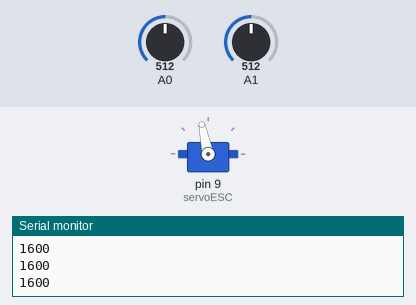
Recording of a sketch running on a simulated Arduino Uno, built with avr-gcc and run on an emulated ATmega328P. Shown: servo, the last lines printed to the serial monitor. The inputs (shaded band) are chosen by the test bench; at power-on: A0 = 512, A1 = 512.

Above: at 11.2 s.
11.3 s: A0 set to 900
At 13.8 s:
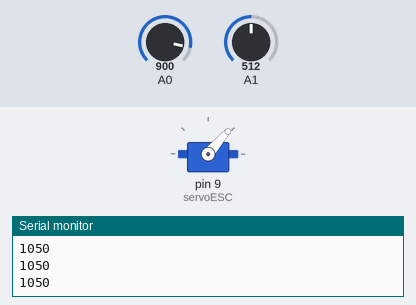
14.8 s: A0 set to 1023
At 16.6 s:
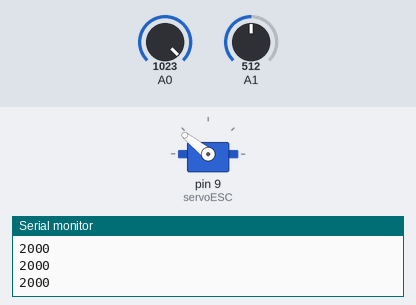
23.3 s: A1 set to 716
30.3 s: A1 set to 511
Timing chart, 0 to 34.8 s (numbered marks = the images above; inputs shaded):
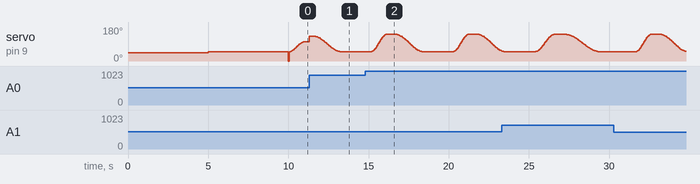

The sketch:

screwcompr.ino
```cpp
/*
 3D printed screw compressor

 Controlling the ESC from the screw compressor to work as a ventilator by
 using two potentiometers - one for speed and one for the time interval.

 last modified 02.04.2020
 by Mlekusch Philipp
*/

//######################################################################################
//#################### change parameters if you need to ################################
//######################################################################################

// percentages of the sequences, multiplied by 100 to get a better resolution
// sum should be 10000 = 100%

const int percRampUp = 2000;      // Ramp Up time in percents of one cycle
const int percHighFlow = 1000;    // time span at high RPMs (breath in)
const int percRampDown = 3500;    // Ramp Down time in percent of one cycle
const int percIdle = 3500;        // time span at idle RPMs (breath out)

const int idleSpeed = 1050;       // idle speed of the motor in microseconds

const int timeMin = 2000;         // minimum cycle time in milliseconds
const int timeMax = 8000;         // maximum cycle time in milliseconds

const int refreshrate = 50;       // refreshrate of the loop

//######################################################################################

#include <Servo.h>
Servo servoESC;     // servo object to control the screw compressor ESC
int valESC;         // variable for the value send to the ESC

int potSpeed;      // potentiometer to regulate the motor speed connected to Pin A0
int potTime;       // potentiometer to regulate the time interval connected to Pin A1

int timerMs;       // timer value in miliseconds
int timerPerc;     // timer value in percents, mutliplied by 100

void setup() {

  Serial.begin(9600);       // start serial port
  servoESC.attach(9);       // servo signal cable is connected to D9

  timerMs = 0;             // set timer to zero

  // ESC startup sequence
  servoESC.writeMicroseconds(1000);       // set to 1000 microseconds (lowest value)
  delay(5000);                            // wait 5 seconds to give ESC time to initialize
  servoESC.writeMicroseconds(idleSpeed);  // set to ESC idle before first cycle
  delay(5000);                            // idle for 5 seconds

  // set initial cycle time
  potTime = analogRead(A1);
  potTime = map(potTime, 0, 1023, timeMin, timeMax);

}

void loop() {

  // read speed potentiometer values
  potSpeed = analogRead(A0);   // speed range between 1200 and 2000 microseconds
  potSpeed = map(potSpeed, 0, 1023, 1200, 2000);

  // sequence boundaries
  int percRampUpStart = 0;
  int percRampUpEnd = percRampUp - 1;
  int percHighFlowStart = percRampUp;
  int percHighFlowEnd = percRampUp + percHighFlow - 1;
  int percRampDownStart = percRampUp + percHighFlow;
  int percRampDownEnd = percRampUp + percHighFlow + percRampDown - 1;
  int percIdleStart = percRampUp + percHighFlow + percRampDown;
  int percIdleEnd = percRampUp + percHighFlow + percRampDown + percIdle - 1;

  // maping the time in miliseconds to percentage
  timerPerc = map(timerMs, 0, potTime, 0, percIdleEnd);

  // going through the sequences of one cycle

  // RAMP UP sequence
  if ((timerPerc > percRampUpStart) && (timerPerc < percRampUpEnd)) {
      float rampUpRad = ( 100 / float(percRampUpEnd - percRampUpStart) * timerPerc ) / 100 * 3.14;
      float rampUpCos = cos(rampUpRad);

      valESC = map(int(rampUpCos * -10000), -10000, 10000, idleSpeed, potSpeed);
  }

  // HIGH FLOW sequence
  else if ((timerPerc > percHighFlowStart) && (timerPerc < percHighFlowEnd)) {

      valESC = potSpeed;
  }

  // RAMP DOWN requence
  else if ((timerPerc > percRampDownStart) && (timerPerc < percRampDownEnd)) {
      float rampDownRad = ( 100 / float(percRampDownEnd - percRampDownStart) * (timerPerc - percRampDownStart) ) / 100 * 3.14;
      float rampDownCos = cos(rampDownRad);

      valESC = map(int(rampDownCos * -10000), -10000, 10000, potSpeed, idleSpeed);
  }

  // IDLE sequence
  else if ((timerPerc > percIdleStart) && (timerPerc < percIdleEnd)) {

      valESC = idleSpeed;
  }

  Serial.println(valESC);

  servoESC.writeMicroseconds(valESC);

  timerMs += refreshrate;
  delay(refreshrate);        // delay in between reads for stability

  if (timerMs > potTime) {

    //set cycle time
    potTime = analogRead(A1);    // cycle time - range between 3000 and 10000 miliseconds
    potTime = map(potTime, 0, 1023, timeMin, timeMax);

    timerMs = 0;

  }

}
```
